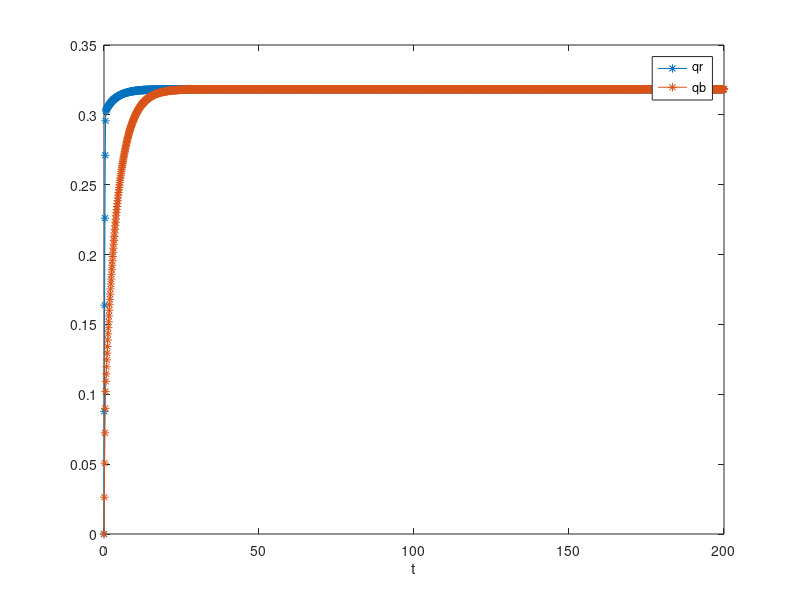
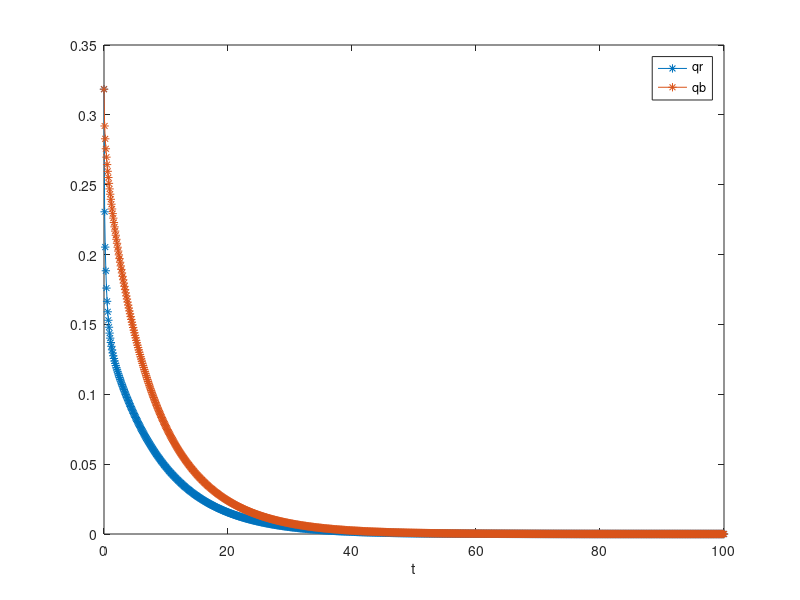
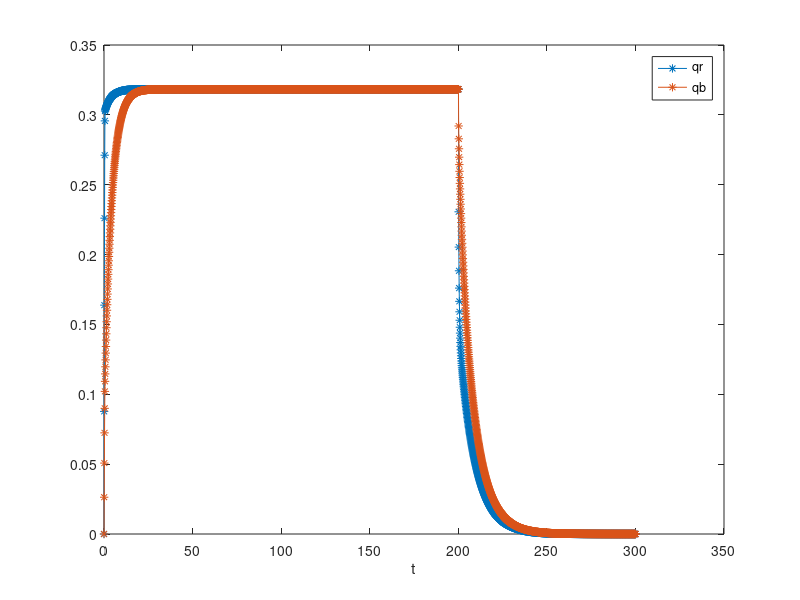

Recreate these plots in MATLAB, in order.
%Solution of the equations for an AC grain (local problem)
%Explicit method (forward Euler)
% 1) Run the code and analyze the plots
% 2) Solve also the unloading problem: load for 200s, and unload (c_ext=0)
% for 100s

%BAX 1500
epse = 0.37; epsp = 0.8; rhoS = 2.22e6; K = 3.e-3; qm = 0.4; %Porosity constants, Laumuir's isoterm constants.
Dp=1.e-7; %Difusion intraparticular
B=1.35;  %The constant related to the boundary condition (B.C) mass transfer. (small B, absorb slowly, big B, faster absortion)
R=0.002; %Radius of the bullet.

c_ext = 1300; %Exterior concentration

L=@(q) q./(K*(qm-q)); %Laumir's isoterm.
dL=@(q) qm./(K*(qm-q).^2);

Tfinal = 200;
dt = 0.1;  
nOfTimeSteps = round(Tfinal/dt);

alpha = Dp*B/R; beta=35*Dp/(R^2);
qb=zeros(nOfTimeSteps+1,1); qR=qb;

%Loop for time steps
for n=1:nOfTimeSteps
    cmL=c_ext-L(qR(n));
    qb(n+1)=qb(n)+dt*3*alpha*cmL;
    qR(n+1)=qR(n)+dt*(beta*(qb(n)-qR(n))+10*alpha*cmL);
end

ts = [0:nOfTimeSteps]*dt;
figure(1)
plot(ts,[qR,qb],'-*'), legend('qr','qb'),xlabel('t')

Tfinal = 100;
dt = 0.1;
nOfTimeStepsUnloading = round(Tfinal/dt);
qbLoading=qb; qRLoading=qR;
qb = zeros(nOfTimeStepsUnloading+1,1); qR = qb;
qb(1) = qbLoading(end); qR(1) = qRLoading(end);
c_ext = 0;

%Loop for time steps
for n=1:nOfTimeStepsUnloading
    cmL=c_ext-L(qR(n));
    qb(n+1)=qb(n)+dt*3*alpha*cmL;
    qR(n+1)=qR(n)+dt*(beta*(qb(n)-qR(n))+10*alpha*cmL);
end


ts = [0:nOfTimeStepsUnloading]*dt;
figure(2)
plot(ts,[qR,qb],'-*'), legend('qr','qb'),xlabel('t')

ts = [0:nOfTimeSteps + nOfTimeStepsUnloading+1]*dt;
figure(3)
qRT = [qRLoading;qR];
qbT = [qbLoading;qb];
plot(ts,[qRT,qbT], '-*'), legend('qr', 'qb'),xlabel('t')

% sigma = ( ((1-epse)/epse)*3*Dp*B/R )*((1-epsp)*rhoS-epsp*dL(qb));
% figure(2)
% plot(ts(2:end),sigma(2:end)), ylabel('sigma'), xlabel('t')
% 
